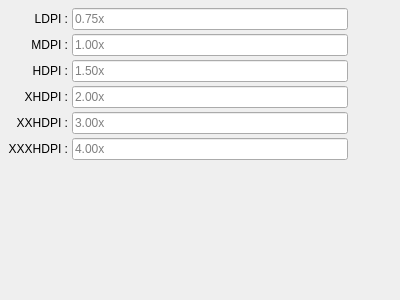
<?xml version="1.0" encoding="UTF-8"?>
<ui version="4.0">
 <class>AndroidSizeWidget</class>
 <widget class="QWidget" name="AndroidSizeWidget">
  <property name="geometry">
   <rect>
    <x>0</x>
    <y>0</y>
    <width>400</width>
    <height>300</height>
   </rect>
  </property>
  <property name="windowTitle">
   <string>Form</string>
  </property>
  <layout class="QGridLayout" name="gridLayout" columnstretch="0,1,0">
   <property name="leftMargin">
    <number>8</number>
   </property>
   <property name="topMargin">
    <number>8</number>
   </property>
   <property name="rightMargin">
    <number>8</number>
   </property>
   <property name="bottomMargin">
    <number>8</number>
   </property>
   <property name="spacing">
    <number>4</number>
   </property>
   <item row="3" column="1">
    <widget class="QLineEdit" name="xhdpiValue">
     <property name="placeholderText">
      <string>2.00x</string>
     </property>
    </widget>
   </item>
   <item row="5" column="0">
    <widget class="QLabel" name="xxxhdpiLabel">
     <property name="text">
      <string>XXXHDPI :</string>
     </property>
     <property name="alignment">
      <set>Qt::AlignRight|Qt::AlignTrailing|Qt::AlignVCenter</set>
     </property>
    </widget>
   </item>
   <item row="4" column="0">
    <widget class="QLabel" name="xxhdpiLabel">
     <property name="text">
      <string>XXHDPI :</string>
     </property>
     <property name="alignment">
      <set>Qt::AlignRight|Qt::AlignTrailing|Qt::AlignVCenter</set>
     </property>
    </widget>
   </item>
   <item row="4" column="1">
    <widget class="QLineEdit" name="xxhdpiValue">
     <property name="placeholderText">
      <string>3.00x</string>
     </property>
    </widget>
   </item>
   <item row="0" column="0">
    <widget class="QLabel" name="ldpiLabel">
     <property name="text">
      <string>LDPI :</string>
     </property>
     <property name="alignment">
      <set>Qt::AlignRight|Qt::AlignTrailing|Qt::AlignVCenter</set>
     </property>
    </widget>
   </item>
   <item row="1" column="1">
    <widget class="QLineEdit" name="mdpiValue">
     <property name="placeholderText">
      <string>1.00x</string>
     </property>
    </widget>
   </item>
   <item row="2" column="0">
    <widget class="QLabel" name="hdpiLabel">
     <property name="text">
      <string>HDPI :</string>
     </property>
     <property name="alignment">
      <set>Qt::AlignRight|Qt::AlignTrailing|Qt::AlignVCenter</set>
     </property>
    </widget>
   </item>
   <item row="2" column="1">
    <widget class="QLineEdit" name="hdpiValue">
     <property name="placeholderText">
      <string>1.50x</string>
     </property>
    </widget>
   </item>
   <item row="3" column="0">
    <widget class="QLabel" name="xhdpiLabel">
     <property name="text">
      <string>XHDPI :</string>
     </property>
     <property name="alignment">
      <set>Qt::AlignRight|Qt::AlignTrailing|Qt::AlignVCenter</set>
     </property>
    </widget>
   </item>
   <item row="0" column="1">
    <widget class="QLineEdit" name="ldpiValue">
     <property name="placeholderText">
      <string>0.75x</string>
     </property>
    </widget>
   </item>
   <item row="1" column="0">
    <widget class="QLabel" name="mdpiLabel">
     <property name="text">
      <string>MDPI :</string>
     </property>
     <property name="alignment">
      <set>Qt::AlignRight|Qt::AlignTrailing|Qt::AlignVCenter</set>
     </property>
    </widget>
   </item>
   <item row="5" column="1">
    <widget class="QLineEdit" name="xxxhdpiValue">
     <property name="placeholderText">
      <string>4.00x</string>
     </property>
    </widget>
   </item>
   <item row="6" column="0" colspan="3">
    <spacer name="verticalSpacer">
     <property name="orientation">
      <enum>Qt::Vertical</enum>
     </property>
     <property name="sizeHint" stdset="0">
      <size>
       <width>20</width>
       <height>40</height>
      </size>
     </property>
    </spacer>
   </item>
   <item row="0" column="2">
    <widget class="QPushButton" name="ldpiCopyButton">
     <property name="text">
      <string/>
     </property>
     <property name="icon">
      <iconset resource="../../../../resources.qrc">
       <normaloff>:/ic/ic_copy</normaloff>:/ic/ic_copy</iconset>
     </property>
     <property name="iconSize">
      <size>
       <width>24</width>
       <height>24</height>
      </size>
     </property>
     <property name="flat">
      <bool>true</bool>
     </property>
    </widget>
   </item>
   <item row="1" column="2">
    <widget class="QPushButton" name="mdpiCopyButton">
     <property name="text">
      <string/>
     </property>
     <property name="icon">
      <iconset resource="../../../../resources.qrc">
       <normaloff>:/ic/ic_copy</normaloff>:/ic/ic_copy</iconset>
     </property>
     <property name="iconSize">
      <size>
       <width>24</width>
       <height>24</height>
      </size>
     </property>
     <property name="flat">
      <bool>true</bool>
     </property>
    </widget>
   </item>
   <item row="2" column="2">
    <widget class="QPushButton" name="hdpiCopyButton">
     <property name="text">
      <string/>
     </property>
     <property name="icon">
      <iconset resource="../../../../resources.qrc">
       <normaloff>:/ic/ic_copy</normaloff>:/ic/ic_copy</iconset>
     </property>
     <property name="iconSize">
      <size>
       <width>24</width>
       <height>24</height>
      </size>
     </property>
     <property name="flat">
      <bool>true</bool>
     </property>
    </widget>
   </item>
   <item row="3" column="2">
    <widget class="QPushButton" name="xhdpiCopyButton">
     <property name="text">
      <string/>
     </property>
     <property name="icon">
      <iconset resource="../../../../resources.qrc">
       <normaloff>:/ic/ic_copy</normaloff>:/ic/ic_copy</iconset>
     </property>
     <property name="iconSize">
      <size>
       <width>24</width>
       <height>24</height>
      </size>
     </property>
     <property name="flat">
      <bool>true</bool>
     </property>
    </widget>
   </item>
   <item row="4" column="2">
    <widget class="QPushButton" name="xxhdpiCopyButton">
     <property name="text">
      <string/>
     </property>
     <property name="icon">
      <iconset resource="../../../../resources.qrc">
       <normaloff>:/ic/ic_copy</normaloff>:/ic/ic_copy</iconset>
     </property>
     <property name="iconSize">
      <size>
       <width>24</width>
       <height>24</height>
      </size>
     </property>
     <property name="flat">
      <bool>true</bool>
     </property>
    </widget>
   </item>
   <item row="5" column="2">
    <widget class="QPushButton" name="xxxhdpiCopyButton">
     <property name="text">
      <string/>
     </property>
     <property name="icon">
      <iconset resource="../../../../resources.qrc">
       <normaloff>:/ic/ic_copy</normaloff>:/ic/ic_copy</iconset>
     </property>
     <property name="iconSize">
      <size>
       <width>24</width>
       <height>24</height>
      </size>
     </property>
     <property name="flat">
      <bool>true</bool>
     </property>
    </widget>
   </item>
  </layout>
 </widget>
 <tabstops>
  <tabstop>ldpiValue</tabstop>
  <tabstop>mdpiValue</tabstop>
  <tabstop>hdpiValue</tabstop>
  <tabstop>xhdpiValue</tabstop>
  <tabstop>xxhdpiValue</tabstop>
  <tabstop>xxxhdpiValue</tabstop>
  <tabstop>ldpiCopyButton</tabstop>
  <tabstop>mdpiCopyButton</tabstop>
  <tabstop>hdpiCopyButton</tabstop>
  <tabstop>xhdpiCopyButton</tabstop>
  <tabstop>xxhdpiCopyButton</tabstop>
  <tabstop>xxxhdpiCopyButton</tabstop>
 </tabstops>
 <resources>
  <include location="../../../../resources.qrc"/>
 </resources>
 <connections/>
</ui>
